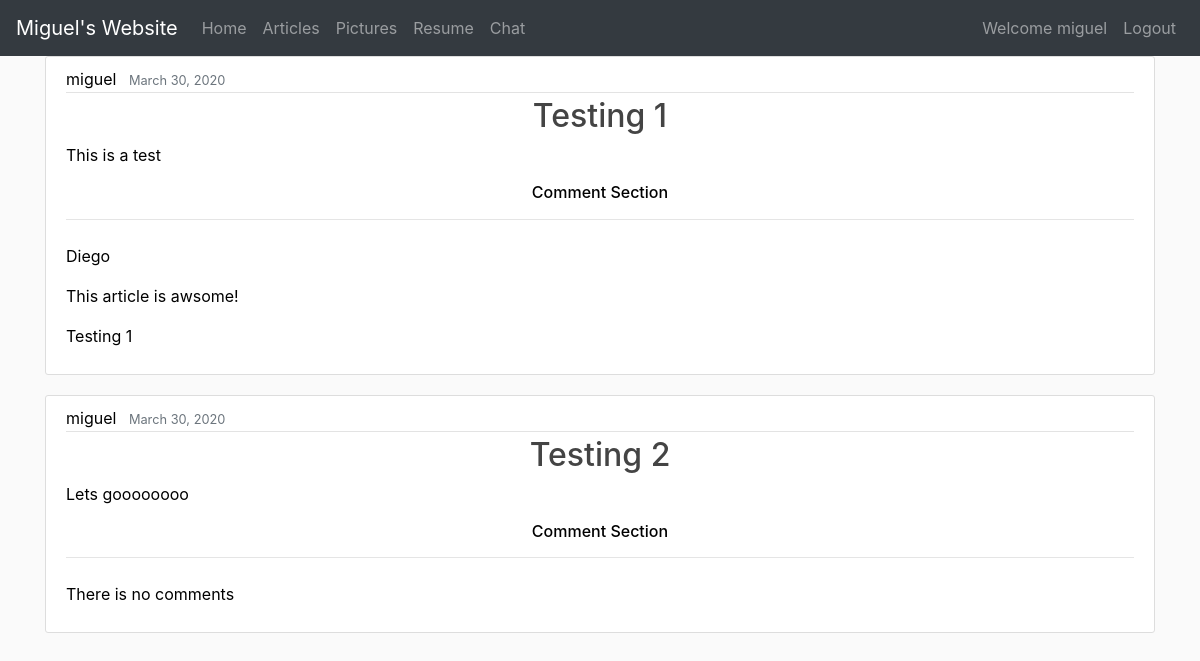
Screenshot of /articles/ (signed in) with the database file from the repository.
### myapp/models.py (models this page shows, shortened)
class Articles(models.Model):
    title = models.CharField(max_length=100)
    content = models.TextField()
    datePosted = models.DateTimeField(auto_now_add=True)
    author = models.ForeignKey(User, on_delete=models.CASCADE)
    def __str__(self):
        return self.title

class Comment(models.Model):
    comment = models.CharField(max_length=240)
    author = models.ForeignKey(User, on_delete=models.CASCADE)
    content = models.ForeignKey(Articles, on_delete=models.CASCADE)

### myapp/views.py (the view)
# urls.py: path('articles/', views.articles, name = 'Articles'),
def articles(request):
    articles_objects = Articles.objects.all()
    articles=[]
    for article in articles_objects:
        comment_objects=Comment.objects.filter(content=article)
        temp_article={}
        temp_article["title"] = article.title
        temp_article["content"]=article.content
        temp_article["datePosted"] = article.datePosted
        temp_article["author"]=article.author.username
        temp_article["comments"]=comment_objects
        articles+=[temp_article]
    context = {
        'articles': articles,
    }
    return render(request, 'myapp/articles.html', context)

### myapp/templates/myapp/articles.html
{% extends "myapp/base.html" %}
{% block content %}
    {% for article in articles %}
        <article class="media content-section">
            <div class="media-body">
                <div class="article-metadata">
                    <a class="mr-2" >{{ article.author }}</a>
                    <small class="text-muted">{{ article.datePosted|date:"F d, Y" }}</small>
                </div>
                <h2><a class="article-title" href="#">{{ article.title }}</a></h2>
                <p class="article-content">{{ article.content }}</p>
                <div class="mb-4">
                    <h6 class ="text">Comment Section</h6>
                    <hr class="solid">
                </div>
                {% for comment in article.comments %}
                    <p>{{ comment.author }}</p>
                    <p>{{ comment.comment }}</p>
                    <p>{{ comment.content }}</p>
                {% empty %}
                    <p>There is no comments</p>
                {% endfor %}
            </div>
        </article>
    {% endfor %}
{% endblock content %}

### myapp/templates/myapp/base.html (shortened to what this page needs)
{% load static %}
<!DOCTYPE html>
<html>
  <head>
     <link rel="stylesheet" href="https://stackpath.bootstrapcdn.com/bootstrap/4.4.1/css/bootstrap.min.css">
     <link href="https://stackpath.bootstrapcdn.com/font-awesome/4.7.0/css/font-awesome.min.css" rel="stylesheet">
     <link rel="stylesheet" type="text/css" href="{% static 'css/app.css'%}"
     <title></title>
  </head>
  <body>
        <nav class="navbar navbar-expand-md navbar-dark bg-dark">
          <a href="{% url 'Home' %}" class="navbar-brand">Miguel's Website</a>
          <div class="collapse navbar-collapse" id="navbarCollapse">
              <div class="navbar-nav">
                  <a href="{% url 'Home' %}" class="nav-item nav-link">Home</a>
                  <a href="{% url 'Articles' %}" class="nav-item nav-link">Articles</a>
                  <a href="{% url 'Pictures' %}" class="nav-item nav-link">Pictures</a>
                  <a href="{% url 'Resume' %}" class="nav-item nav-link">Resume</a>
                  <a href="{% url 'Chat' %}" class="nav-item nav-link">Chat</a>
              </div>
              <div class="navbar-nav ml-auto">
                  {% if user.is_authenticated %}
                    <a class="nav-item nav-link">Welcome {{user.username}}</a>
                  {% else %}
                    <a class="nav-item nav-link">Welcome Guest</a>
                  {% endif %}
                  {% if user.is_authenticated %}
                  <a href="{% url 'Logout' %}" class="nav-item nav-link">Logout</a>
                  {% else %}
                  <a href="{% url 'Login' %}" class="nav-item nav-link">Login</a>
                  <a href="{% url 'Register' %}" class="nav-item nav-link">Register</a>
                  {% endif %}
              </div>
          </div>
      </nav>
      <div class = "container">
        {% block content%}
        {% endblock %}
      </div>
  </body>
</html>

### myapp/static/css/app.css (style rules this page uses)
html { scroll-behavior: smooth; }
body { background: #fafafa; color: black; }
h1, h2, h3, h4, h5, h6 { color: black; text-align: center; }
.content-section { background: #ffffff; padding: 10px 20px; border: 1px solid #dddddd; border-radius: 3px; margin-bottom: 20px; }
.article-title { color: #444444; }
.article-content { white-space: pre-line; }
.article-metadata { padding-bottom: 1px; margin-bottom: 4px; border-bottom: 1px solid #e3e3e3 }

### rows the page displays
Articles: datePosted "March 30, 2020", title "Testing 1", content "This is a test"
Comment: author "Diego", comment "This article is awsome!", content "Testing 1"
Articles: datePosted "March 30, 2020", title "Testing 2", content "Lets goooooooo"

### other values shown
{{ user.username }} "miguel"
{{ article.author }} "miguel" "miguel"
